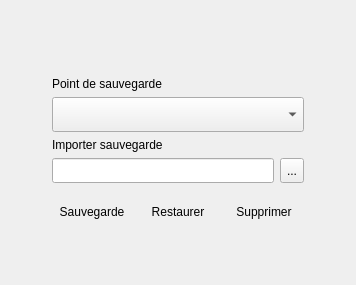
      <widget class="QWidget" name="_p_restore">
       <layout class="QGridLayout" name="_g_restore">
        <property name="leftMargin">
         <number>12</number>
        </property>
        <property name="rightMargin">
         <number>12</number>
        </property>
        <item row="0" column="0">
         <spacer name="_hs_restore_left_one">
          <property name="orientation">
           <enum>Qt::Orientation::Horizontal</enum>
          </property>
          <property name="sizeHint" stdset="0">
           <size>
            <width>40</width>
            <height>20</height>
           </size>
          </property>
         </spacer>
        </item>
        <item row="2" column="1">
         <layout class="QVBoxLayout" name="_v_restore_combobox">
          <item>
           <widget class="QLabel" name="_l_restore_backup">
            <property name="text">
             <string>Point de sauvegarde</string>
            </property>
           </widget>
          </item>
          <item>
           <widget class="QComboBox" name="_cbx_restore_backup_list">
            <property name="minimumSize">
             <size>
              <width>0</width>
              <height>35</height>
             </size>
            </property>
           </widget>
          </item>
         </layout>
        </item>
        <item row="4" column="1">
         <layout class="QHBoxLayout" name="_h_restore_bottom_btn">
          <item>
           <widget class="QPushButton" name="_b_restore_backup">
            <property name="minimumSize">
             <size>
              <width>0</width>
              <height>45</height>
             </size>
            </property>
            <property name="text">
             <string>Sauvegarde</string>
            </property>
            <property name="icon">
             <iconset resource="resources.qrc">
              <normaloff>:/icon/icons/disquette.png</normaloff>:/icon/icons/disquette.png</iconset>
            </property>
            <property name="iconSize">
             <size>
              <width>30</width>
              <height>30</height>
             </size>
            </property>
            <property name="flat">
             <bool>true</bool>
            </property>
           </widget>
          </item>
          <item>
           <widget class="QPushButton" name="_b_restore_restore">
            <property name="minimumSize">
             <size>
              <width>0</width>
              <height>45</height>
             </size>
            </property>
            <property name="text">
             <string>Restaurer</string>
            </property>
            <property name="icon">
             <iconset resource="resources.qrc">
              <normaloff>:/icon/icons/RESTORE.png</normaloff>:/icon/icons/RESTORE.png</iconset>
            </property>
            <property name="iconSize">
             <size>
              <width>30</width>
              <height>30</height>
             </size>
            </property>
            <property name="flat">
             <bool>true</bool>
            </property>
           </widget>
          </item>
          <item>
           <widget class="QPushButton" name="_b_restore_delete">
            <property name="minimumSize">
             <size>
              <width>0</width>
              <height>45</height>
             </size>
            </property>
            <property name="text">
             <string>Supprimer</string>
            </property>
            <property name="icon">
             <iconset resource="resources.qrc">
              <normaloff>:/icon/icons/effacer.png</normaloff>:/icon/icons/effacer.png</iconset>
            </property>
            <property name="iconSize">
             <size>
              <width>30</width>
              <height>30</height>
             </size>
            </property>
            <property name="flat">
             <bool>true</bool>
            </property>
           </widget>
          </item>
         </layout>
        </item>
        <item row="1" column="1">
         <spacer name="_vs_restore_one">
          <property name="orientation">
           <enum>Qt::Orientation::Vertical</enum>
          </property>
          <property name="sizeHint" stdset="0">
           <size>
            <width>20</width>
            <height>40</height>
           </size>
          </property>
         </spacer>
        </item>
        <item row="4" column="2">
         <spacer name="_hs_restore_right_four">
          <property name="orientation">
           <enum>Qt::Orientation::Horizontal</enum>
          </property>
          <property name="sizeHint" stdset="0">
           <size>
            <width>40</width>
            <height>20</height>
           </size>
          </property>
         </spacer>
        </item>
        <item row="3" column="1">
         <layout class="QVBoxLayout" name="_v_restore_import">
          <item>
           <widget class="QLabel" name="_l_restore_import_file">
            <property name="text">
             <string>Importer sauvegarde</string>
            </property>
           </widget>
          </item>
          <item>
           <layout class="QHBoxLayout" name="_h_restore_lineedit">
            <item>
             <widget class="QLineEdit" name="_le_restore_path_file">
              <property name="minimumSize">
               <size>
                <width>0</width>
                <height>25</height>
               </size>
              </property>
             </widget>
            </item>
            <item>
             <widget class="QToolButton" name="_tb_restore_select_file">
              <property name="minimumSize">
               <size>
                <width>0</width>
                <height>25</height>
               </size>
              </property>
              <property name="text">
               <string>...</string>
              </property>
             </widget>
            </item>
           </layout>
          </item>
         </layout>
        </item>
        <item row="2" column="2">
         <spacer name="_hs_restore_right_two">
          <property name="orientation">
           <enum>Qt::Orientation::Horizontal</enum>
          </property>
          <property name="sizeHint" stdset="0">
           <size>
            <width>40</width>
            <height>20</height>
           </size>
          </property>
         </spacer>
        </item>
        <item row="3" column="0">
         <spacer name="_hs_restore_left_three">
          <property name="orientation">
           <enum>Qt::Orientation::Horizontal</enum>
          </property>
          <property name="sizeHint" stdset="0">
           <size>
            <width>40</width>
            <height>20</height>
           </size>
          </property>
         </spacer>
        </item>
        <item row="0" column="2">
         <spacer name="_hs_restore_right_one">
          <property name="orientation">
           <enum>Qt::Orientation::Horizontal</enum>
          </property>
          <property name="sizeHint" stdset="0">
           <size>
            <width>40</width>
            <height>20</height>
           </size>
          </property>
         </spacer>
        </item>
        <item row="4" column="0">
         <spacer name="_hs_restore_left_four">
          <property name="orientation">
           <enum>Qt::Orientation::Horizontal</enum>
          </property>
          <property name="sizeHint" stdset="0">
           <size>
            <width>40</width>
            <height>20</height>
           </size>
          </property>
         </spacer>
        </item>
        <item row="3" column="2">
         <spacer name="_hs_restore_right_three">
          <property name="orientation">
           <enum>Qt::Orientation::Horizontal</enum>
          </property>
          <property name="sizeHint" stdset="0">
           <size>
            <width>40</width>
            <height>20</height>
           </size>
          </property>
         </spacer>
        </item>
        <item row="0" column="1">
         <widget class="QLabel" name="_l_restore_icon">
          <property name="maximumSize">
           <size>
            <width>512</width>
            <height>512</height>
           </size>
          </property>
          <property name="text">
           <string/>
          </property>
          <property name="pixmap">
           <pixmap resource="resources.qrc">:/icon/icons/nuage.png</pixmap>
          </property>
          <property name="scaledContents">
           <bool>true</bool>
          </property>
         </widget>
        </item>
        <item row="2" column="0">
         <spacer name="_hs_restore_left_two">
          <property name="orientation">
           <enum>Qt::Orientation::Horizontal</enum>
          </property>
          <property name="sizeHint" stdset="0">
           <size>
            <width>40</width>
            <height>20</height>
           </size>
          </property>
         </spacer>
        </item>
        <item row="5" column="1">
         <spacer name="_vs_restore_two">
          <property name="orientation">
           <enum>Qt::Orientation::Vertical</enum>
          </property>
          <property name="sizeHint" stdset="0">
           <size>
            <width>20</width>
            <height>40</height>
           </size>
          </property>
         </spacer>
        </item>
       </layout>
      </widget>
